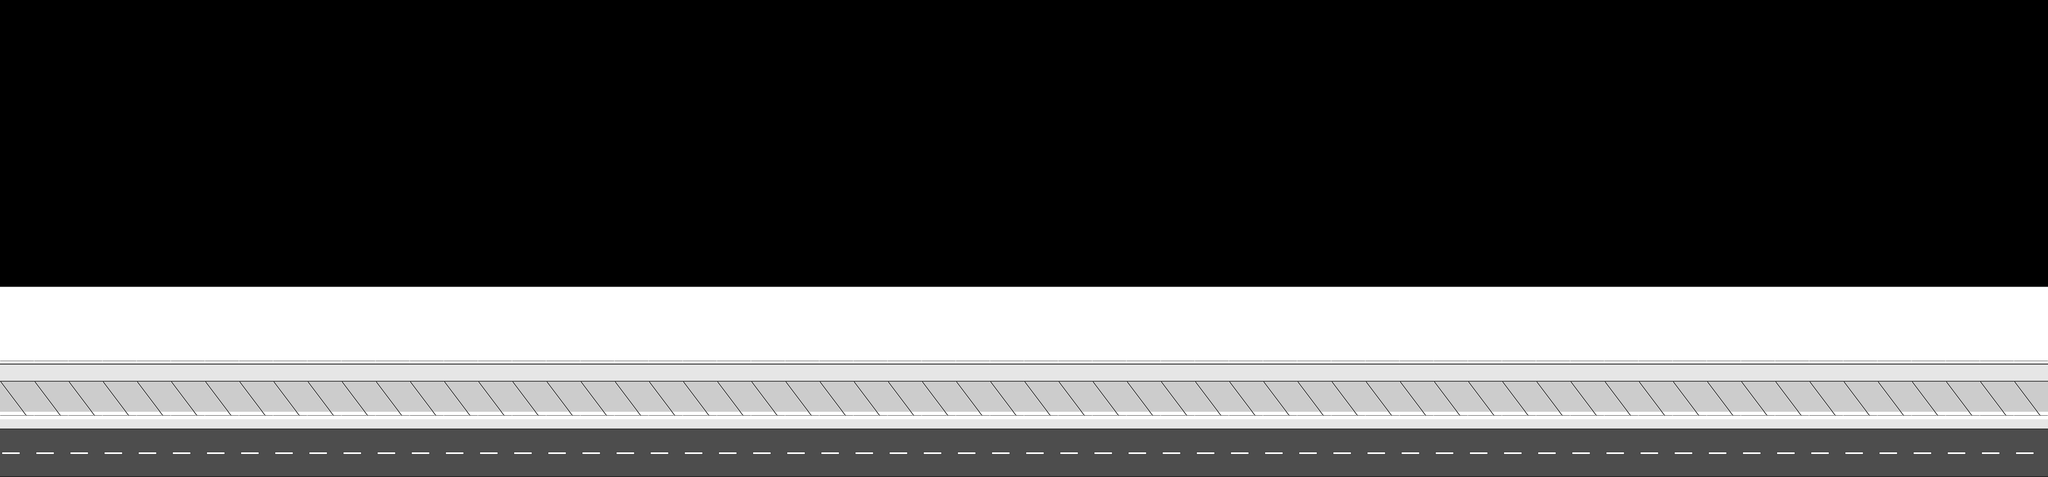

The image is a tile-based game level rendered from a .tmx file. Its description and source (layers, tilesets, objects; grid data summarised) follow:
An orthogonal 60x20 tile map with 80x56 px tiles, 1 tile layer (layer).

<map version="1.0" orientation="orthogonal" renderorder="right-down" width="60" height="20" tilewidth="80" tileheight="56">
 <tileset firstgid="1" name="environment" tilewidth="80" tileheight="56">
  <image source="environment.png" width="320" height="112" />
 </tileset>
 <layer name="layer" width="60" height="20">
  <data>[1200 cells, 480 non-empty, 8 distinct tile ids]</data>
 </layer>
</map>
